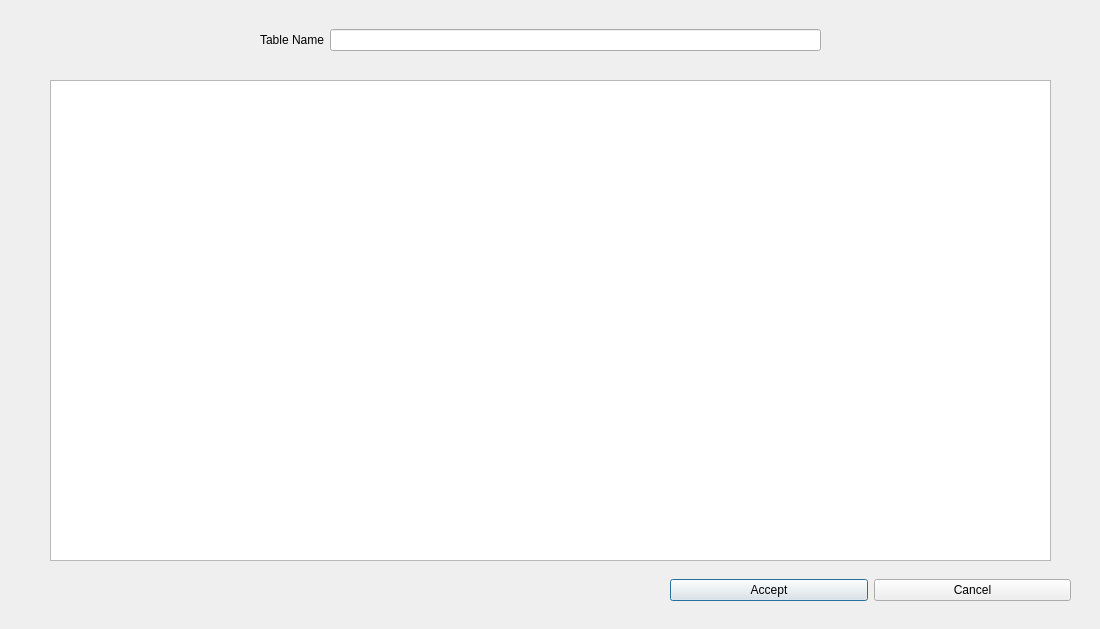
<?xml version="1.0" encoding="UTF-8"?>
<ui version="4.0">
 <class>insertDataTable</class>
 <widget class="QDialog" name="insertDataTable">
  <property name="geometry">
   <rect>
    <x>0</x>
    <y>0</y>
    <width>1100</width>
    <height>629</height>
   </rect>
  </property>
  <property name="contextMenuPolicy">
   <enum>Qt::ActionsContextMenu</enum>
  </property>
  <property name="windowTitle">
   <string>Insert Data</string>
  </property>
  <widget class="QTableWidget" name="tableWidget">
   <property name="geometry">
    <rect>
     <x>50</x>
     <y>80</y>
     <width>1001</width>
     <height>481</height>
    </rect>
   </property>
   <property name="contextMenuPolicy">
    <enum>Qt::ActionsContextMenu</enum>
   </property>
   <property name="horizontalScrollBarPolicy">
    <enum>Qt::ScrollBarAsNeeded</enum>
   </property>
  </widget>
  <widget class="QWidget" name="layoutWidget">
   <property name="geometry">
    <rect>
     <x>670</x>
     <y>570</y>
     <width>401</width>
     <height>41</height>
    </rect>
   </property>
   <layout class="QHBoxLayout" name="horizontalLayout">
    <item>
     <widget class="QPushButton" name="Accept">
      <property name="text">
       <string>Accept</string>
      </property>
     </widget>
    </item>
    <item>
     <widget class="QPushButton" name="Cancel">
      <property name="text">
       <string>Cancel</string>
      </property>
     </widget>
    </item>
   </layout>
  </widget>
  <widget class="QWidget" name="layoutWidget">
   <property name="geometry">
    <rect>
     <x>260</x>
     <y>10</y>
     <width>561</width>
     <height>61</height>
    </rect>
   </property>
   <layout class="QGridLayout" name="gridLayout">
    <item row="0" column="0">
     <widget class="QLabel" name="label">
      <property name="text">
       <string>Table Name</string>
      </property>
     </widget>
    </item>
    <item row="0" column="1">
     <widget class="QLineEdit" name="tableName">
      <property name="contextMenuPolicy">
       <enum>Qt::DefaultContextMenu</enum>
      </property>
      <property name="text">
       <string/>
      </property>
     </widget>
    </item>
   </layout>
  </widget>
 </widget>
 <resources/>
 <connections/>
</ui>
